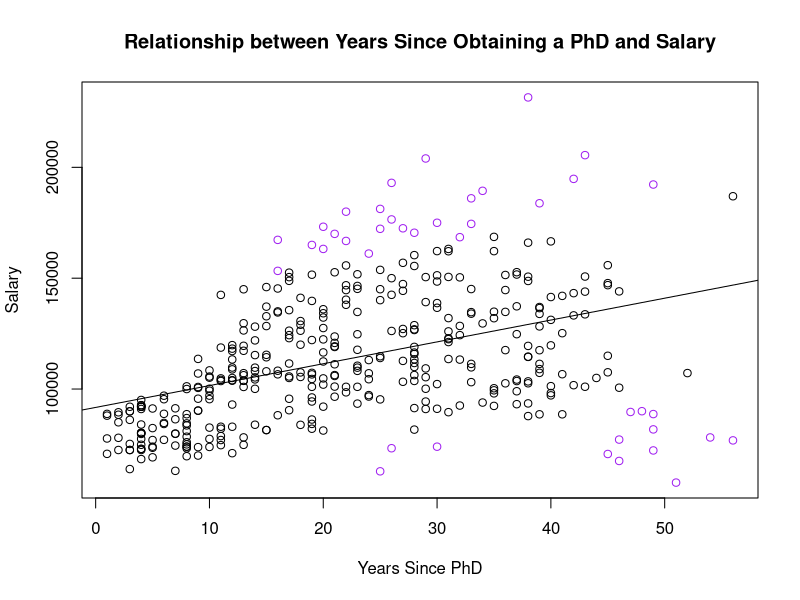

Write the R code that produced this figure.
## ---- chunk 1
regress.residuals <-function(x, y, p) {
  residual.model <- lm(y~x)
  absolute <- abs(residual.model$residuals)
  sort.residuals <- sort(absolute, decreasing = TRUE)
  cutoff <- sort.residuals[p]
  logical.residuals <- (absolute >= cutoff)
  return(logical.residuals)
}
## ---- chunk 2
library(here)
## ---- chunk 3
professor <-read.csv(here("Data","Salaries.csv"))
## ---- chunk 4
#10% of the highest residuals
p <- round(0.1*(nrow(professor)))
## ---- chunk 5
# This is a vector of logicals that flags the 10% highest residuals for the relationship between salary and years since phd
highest.tenth <-regress.residuals(professor$phd,professor$salary,p)
## ---- chunk 6
plot(professor$phd, professor$salary,
     main = "Relationship between Years Since Obtaining a PhD and Salary",
     xlab = "Years Since PhD",
     ylab = "Salary",
     col = ifelse(highest.tenth, "purple","black"))
model <- lm(professor$salary~professor$phd)
abline(model)
model
